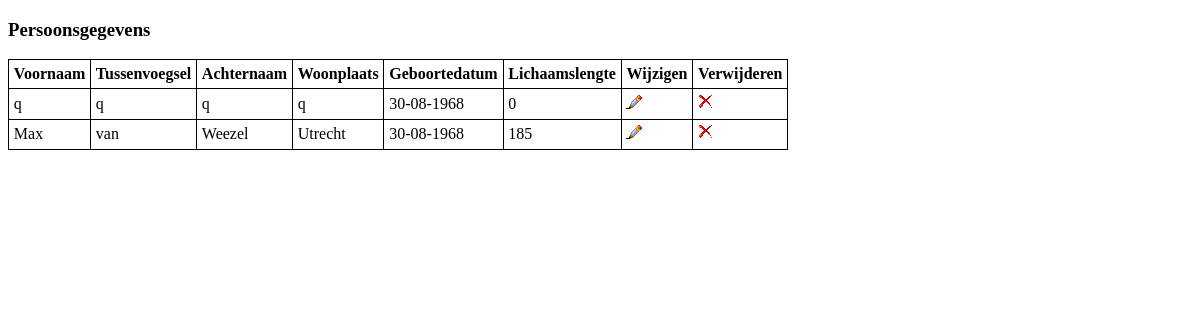
The page /read.php on the database as committed earlier.
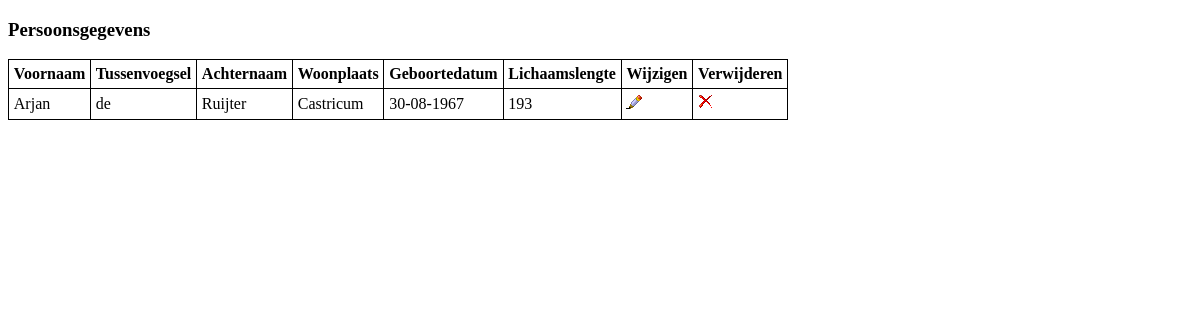
The same page on the database as committed later.
### tables this page shows
CREATE TABLE IF NOT EXISTS `Persoon` (
  `Id` tinyint UNSIGNED NOT NULL AUTO_INCREMENT,
  `Voornaam` varchar(50) NOT NULL,
  `Tussenvoegsel` varchar(10) NOT NULL,
  `Achternaam` varchar(50) NOT NULL,
  `Woonplaats` varchar(100) NOT NULL,
  `Geboortedatum` date NOT NULL,
  `Lichaamslengte` int NOT NULL,
  PRIMARY KEY (`Id`)
);

### read.php (the view, shortened to what this page needs)
<?php
     include('config/config.php');
    $dsn = "mysql:host=$dbHost;
            dbname=$dbName;
            charset=UTF8";
    $pdo = new PDO($dsn, $dbUser, $dbPass);
    $sql = "SELECT Id
                  ,Voornaam
                  ,Tussenvoegsel
                  ,Achternaam
                  ,Woonplaats
                  ,Geboortedatum
                  ,Lichaamslengte
            FROM   Persoon";
    $statement = $pdo->prepare($sql);
    $statement->execute();
    $result = $statement->fetchAll(PDO::FETCH_OBJ);
    $tableRows = "";
    foreach ($result as $personInfo) {
        $date = date_format(date_create($personInfo->Geboortedatum), 'd-m-Y');
        $tableRows .= "<tr>
                            <td>$personInfo->Voornaam</td>
                            <td>$personInfo->Tussenvoegsel</td>
                            <td>$personInfo->Achternaam</td>
                            <td>$personInfo->Woonplaats</td>
                            <td>$date</td>
                            <td>$personInfo->Lichaamslengte</td>
                            <td>
                                <a href='update.php?id=$personInfo->Id'>
                                    <img src='img/b_edit.png' alt='pencil'>
                                </a>
                            </td>
                            <td>
                                <a href='delete.php?id=$personInfo->Id'>
                                    <img src='img/b_drop.png' alt='cross'>
                                </a>
                            </td>
                       </tr>";
    }
?>
<!DOCTYPE html>
<html lang="en">
<head>
    <link rel="stylesheet" href="css/style.css">
</head>
<body>
    <h3>Persoonsgegevens</h3>
    <table>
        <thead>
            <th>Voornaam</th>
            <th>Tussenvoegsel</th>
            <th>Achternaam</th>
            <th>Woonplaats</th>
            <th>Geboortedatum</th>
            <th>Lichaamslengte</th>
            <th>Wijzigen</th>
            <th>Verwijderen</th>
        </thead>
        <tbody>
            <?php echo $tableRows; ?>
        </tbody>
    </table>
</body>
</html>

### css/style.css (style rules this page uses)
body { font-family: Verdana; }
table, td, th { border:1px solid black; border-collapse: collapse; padding:0.3em; }

Rows that differ between the two databases and show on the page:
removed persoon: Voornaam "q", Tussenvoegsel "q", Achternaam "q", Woonplaats "q", Geboortedatum "30-08-1968", Lichaamslengte "0"
removed persoon: Voornaam "Max", Tussenvoegsel "van", Achternaam "Weezel", Woonplaats "Utrecht", Geboortedatum "30-08-1968", Lichaamslengte "185"
added persoon: Voornaam "Arjan", Tussenvoegsel "de", Achternaam "Ruijter", Woonplaats "Castricum", Geboortedatum "30-08-1967", Lichaamslengte "193"
